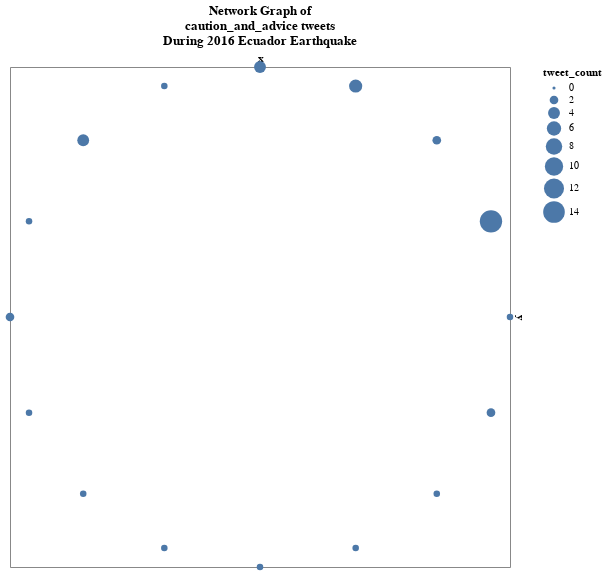
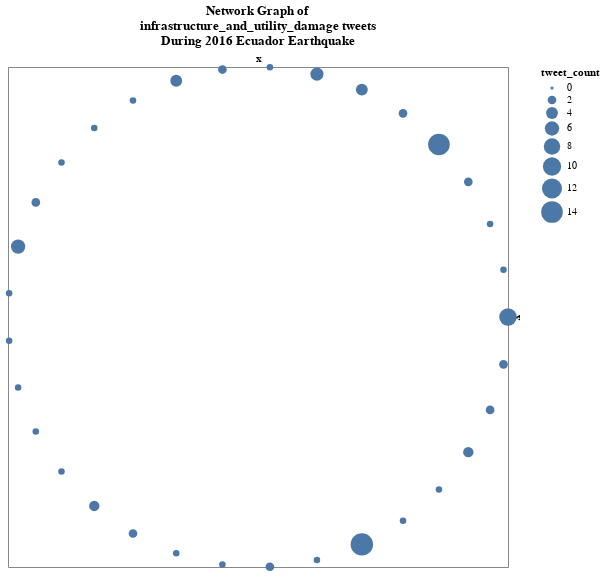
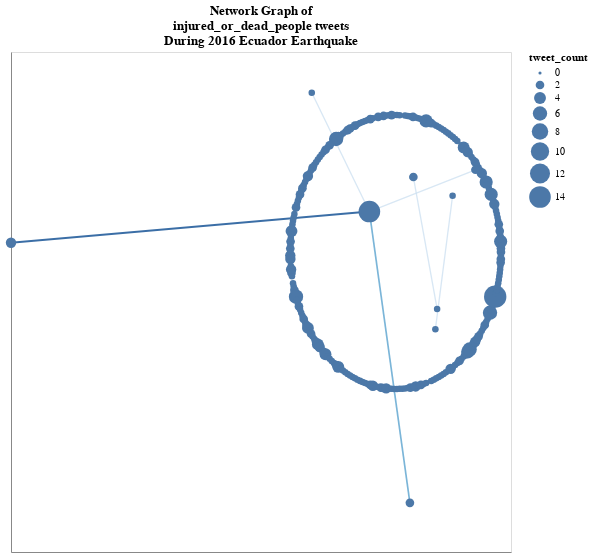
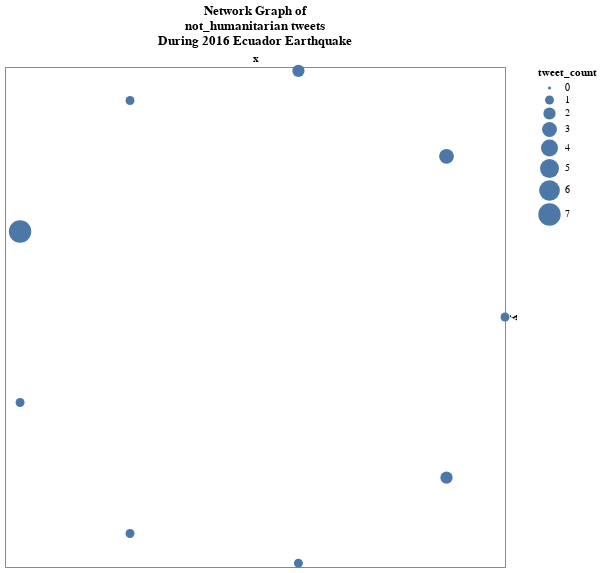

Notebook cell for these charts, in order:
### Code cell
draw_network_by_event(df, '2016 Ecuador Earthquake')

### Figure 1 — Vega-Lite specification as saved in the notebook (floating-point values rounded to 4 significant figures)
{"config": {"view": {"continuousWidth": 400, "continuousHeight": 300}}, "layer": [{"data": {"name": "data-d751713988987e9331980363e24189ce"}, "mark": {"type": "line", "opacity": 0.8}, "encoding": {"color": {"type": "quantitative", "field": "weight", "legend": null}, "detail": {"type": "nominal", "field": "edge"}, "size": {"type": "quantitative", "field": "weight", "legend": null, "scale": {"range": [1, 2]}}, "x": {"type": "nominal", "axis": {"grid": false, "labels": false, "ticks": false, "title": ""}, "field": "x"}, "y": {"type": "nominal", "axis": {"grid": false, "labels": false, "ticks": false, "title": ""}, "field": "y"}}}, {"data": {"name": "data-aa0fb941105e1f6afe1dcfe6e4cf2bee"}, "mark": {"type": "circle", "opacity": 1}, "encoding": {"size": {"type": "quantitative", "field": "tweet_count", "legend": {"symbolFillColor": "black", "symbolStrokeWidth": 0}, "scale": {"range": [10, 500]}}, "tooltip": [{"type": "nominal", "field": "label"}, {"type": "quantitative", "field": "tweet_count"}], "x": {"type": "quantitative", "axis": {"grid": false, "labels": false, "ticks": false}, "field": "x"}, "y": {"type": "quantitative", "axis": {"grid": false, "labels": false, "ticks": false}, "field": "y"}}}], "height": 500, "resolve": {"scale": {"size": "independent"}}, "title": ["Network Graph of", "caution_and_advice tweets", "During 2016 Ecuador Earthquake"], "width": 500, "$schema": "https://vega.github.io/schema/vega-lite/v4.8.1.json", "datasets": {"data-d751713988987e9331980363e24189ce": [], "data-aa0fb941105e1f6afe1dcfe6e4cf2bee": [{"rescue_volunteering_or_donation_effort": null, "x": 1.0, "caution_and_advice": 1, "y": 7.409e-11, "injured_or_dead_people": null, "infrastructure_and_utility_damage": null, "tweet_count": 1, "sympathy_and_support": null, "other_relevant_information": null, "label": "twistedblaster"}, {"rescue_volunteering_or_donation_effort": 1, "x": 0.9239, "caution_and_advice": 1, "y": 0.3827, "injured_or_dead_people": 1, "infrastructure_and_utility_damage": 1, "tweet_count": 15, "sympathy_and_support": null, "other_relevant_information": 1, "label": "taniguchibob"}, {"rescue_volunteering_or_donation_effort": 1, "x": 0.7071, "caution_and_advice": 1, "y": 0.7071, "injured_or_dead_people": null, "infrastructure_and_utility_damage": null, "tweet_count": 2, "sympathy_and_support": null, "other_relevant_information": null, "label": "lycan7keops"}, {"rescue_volunteering_or_donation_effort": null, "x": 0.3827, "caution_and_advice": 1, "y": 0.9239, "injured_or_dead_people": 1, "infrastructure_and_utility_damage": null, "tweet_count": 5, "sympathy_and_support": null, "other_relevant_information": null, "label": "obliviatedani"}, {"rescue_volunteering_or_donation_effort": null, "x": -1.644e-08, "caution_and_advice": 1, "y": 1.0, "injured_or_dead_people": null, "infrastructure_and_utility_damage": null, "tweet_count": 4, "sympathy_and_support": 1, "other_relevant_information": null, "label": "MinHyoHae"}, {"rescue_volunteering_or_donation_effort": null, "x": -0.3827, "caution_and_advice": 1, "y": 0.9239, "injured_or_dead_people": null, "infrastructure_and_utility_damage": null, "tweet_count": 1, "sympathy_and_support": null, "other_relevant_information": null, "label": "marlonfgj"}, {"rescue_volunteering_or_donation_effort": null, "x": -0.7071, "caution_and_advice": 1, "y": 0.7071, "injured_or_dead_people": 1, "infrastructure_and_utility_damage": null, "tweet_count": 4, "sympathy_and_support": null, "other_relevant_information": null, "label": "themes_forest"}, {"rescue_volunteering_or_donation_effort": null, "x": -0.9239, "caution_and_advice": 1, "y": 0.3827, "injured_or_dead_people": null, "infrastructure_and_utility_damage": null, "tweet_count": 1, "sympathy_and_support": null, "other_relevant_information": null, "label": "jacobomoreno"}, {"rescue_volunteering_or_donation_effort": null, "x": -1.0, "caution_and_advice": 1, "y": -4.003e-08, "injured_or_dead_people": null, "infrastructure_and_utility_damage": null, "tweet_count": 2, "sympathy_and_support": null, "other_relevant_information": null, "label": "ColombiaTweets0"}, {"rescue_volunteering_or_donation_effort": null, "x": -0.9239, "caution_and_advice": 1, "y": -0.3827, "injured_or_dead_people": null, "infrastructure_and_utility_damage": null, "tweet_count": 1, "sympathy_and_support": null, "other_relevant_information": null, "label": "mariadlpilarag"}, {"rescue_volunteering_or_donation_effort": null, "x": -0.7071, "caution_and_advice": 1, "y": -0.7071, "injured_or_dead_people": null, "infrastructure_and_utility_damage": null, "tweet_count": 1, "sympathy_and_support": null, "other_relevant_information": null, "label": "MishelleA_"}, {"rescue_volunteering_or_donation_effort": null, "x": -0.3827, "caution_and_advice": 1, "y": -0.9239, "injured_or_dead_people": null, "infrastructure_and_utility_damage": null, "tweet_count": 1, "sympathy_and_support": null, "other_relevant_information": null, "label": "Enigmayleyenda"}, {"rescue_volunteering_or_donation_effort": null, "x": 3.109e-09, "caution_and_advice": 1, "y": -1.0, "injured_or_dead_people": null, "infrastructure_and_utility_damage": null, "tweet_count": 1, "sympathy_and_support": null, "other_relevant_information": null, "label": "CanadaEcuador"}, {"rescue_volunteering_or_donation_effort": null, "x": 0.3827, "caution_and_advice": 1, "y": -0.9239, "injured_or_dead_people": null, "infrastructure_and_utility_damage": null, "tweet_count": 1, "sympathy_and_support": null, "other_relevant_information": null, "label": "AlienWithin"}, {"rescue_volunteering_or_donation_effort": null, "x": 0.7071, "caution_and_advice": 1, "y": -0.7071, "injured_or_dead_people": null, "infrastructure_and_utility_damage": null, "tweet_count": 1, "sympathy_and_support": null, "other_relevant_information": null, "label": "aubree_jade"}, {"rescue_volunteering_or_donation_effort": null, "x": 0.9239, "caution_and_advice": 1, "y": -0.3827, "injured_or_dead_people": 1, "infrastructure_and_utility_damage": null, "tweet_count": 2, "sympathy_and_support": null, "other_relevant_information": null, "label": "Dolomiteking"}]}}

### Figure 2 — Vega-Lite specification as saved in the notebook (floating-point values rounded to 4 significant figures)
{"config": {"view": {"continuousWidth": 400, "continuousHeight": 300}}, "layer": [{"data": {"name": "data-d751713988987e9331980363e24189ce"}, "mark": {"type": "line", "opacity": 0.8}, "encoding": {"color": {"type": "quantitative", "field": "weight", "legend": null}, "detail": {"type": "nominal", "field": "edge"}, "size": {"type": "quantitative", "field": "weight", "legend": null, "scale": {"range": [1, 2]}}, "x": {"type": "nominal", "axis": {"grid": false, "labels": false, "ticks": false, "title": ""}, "field": "x"}, "y": {"type": "nominal", "axis": {"grid": false, "labels": false, "ticks": false, "title": ""}, "field": "y"}}}, {"data": {"name": "data-daea634c0e38f6d5c1271c2fc82eeb31"}, "mark": {"type": "circle", "opacity": 1}, "encoding": {"size": {"type": "quantitative", "field": "tweet_count", "legend": {"symbolFillColor": "black", "symbolStrokeWidth": 0}, "scale": {"range": [10, 500]}}, "tooltip": [{"type": "nominal", "field": "label"}, {"type": "quantitative", "field": "tweet_count"}], "x": {"type": "quantitative", "axis": {"grid": false, "labels": false, "ticks": false}, "field": "x"}, "y": {"type": "quantitative", "axis": {"grid": false, "labels": false, "ticks": false}, "field": "y"}}}], "height": 500, "resolve": {"scale": {"size": "independent"}}, "title": ["Network Graph of", "infrastructure_and_utility_damage tweets", "During 2016 Ecuador Earthquake"], "width": 500, "$schema": "https://vega.github.io/schema/vega-lite/v4.8.1.json", "datasets": {"data-d751713988987e9331980363e24189ce": [], "data-daea634c0e38f6d5c1271c2fc82eeb31": [{"rescue_volunteering_or_donation_effort": 1, "x": 1.0, "caution_and_advice": null, "y": 2.938e-09, "not_humanitarian": null, "infrastructure_and_utility_damage": 1, "injured_or_dead_people": null, "tweet_count": 9, "sympathy_and_support": null, "other_relevant_information": null, "label": "GreenMonkeyFarm"}, {"rescue_volunteering_or_donation_effort": null, "x": 0.9819, "caution_and_advice": null, "y": 0.1893, "not_humanitarian": null, "infrastructure_and_utility_damage": 1, "injured_or_dead_people": null, "tweet_count": 1, "sympathy_and_support": null, "other_relevant_information": null, "label": "dwatchnews_laca"}, {"rescue_volunteering_or_donation_effort": null, "x": 0.9284, "caution_and_advice": null, "y": 0.3717, "not_humanitarian": null, "infrastructure_and_utility_damage": 1, "injured_or_dead_people": null, "tweet_count": 1, "sympathy_and_support": null, "other_relevant_information": null, "label": "kimy_00"}, {"rescue_volunteering_or_donation_effort": null, "x": 0.8413, "caution_and_advice": null, "y": 0.5406, "not_humanitarian": null, "infrastructure_and_utility_damage": 1, "injured_or_dead_people": 1, "tweet_count": 2, "sympathy_and_support": null, "other_relevant_information": null, "label": "RobertGallegosJ"}, {"rescue_volunteering_or_donation_effort": 1, "x": 0.7237, "caution_and_advice": null, "y": 0.6901, "not_humanitarian": null, "infrastructure_and_utility_damage": 1, "injured_or_dead_people": 1, "tweet_count": 14, "sympathy_and_support": 1, "other_relevant_information": 1, "label": "telesurenglish"}, {"rescue_volunteering_or_donation_effort": null, "x": 0.5801, "caution_and_advice": null, "y": 0.8146, "not_humanitarian": null, "infrastructure_and_utility_damage": 1, "injured_or_dead_people": 1, "tweet_count": 2, "sympathy_and_support": null, "other_relevant_information": null, "label": "dirtsaanerol"}, {"rescue_volunteering_or_donation_effort": 1, "x": 0.4154, "caution_and_advice": null, "y": 0.9096, "not_humanitarian": null, "infrastructure_and_utility_damage": 1, "injured_or_dead_people": 1, "tweet_count": 4, "sympathy_and_support": null, "other_relevant_information": null, "label": "jpgh89"}, {"rescue_volunteering_or_donation_effort": 1, "x": 0.2358, "caution_and_advice": null, "y": 0.9718, "not_humanitarian": null, "infrastructure_and_utility_damage": 1, "injured_or_dead_people": 1, "tweet_count": 5, "sympathy_and_support": null, "other_relevant_information": null, "label": "AndresOchoaT"}, {"rescue_volunteering_or_donation_effort": null, "x": 0.04758, "caution_and_advice": null, "y": 0.9989, "not_humanitarian": null, "infrastructure_and_utility_damage": 1, "injured_or_dead_people": null, "tweet_count": 1, "sympathy_and_support": null, "other_relevant_information": null, "label": "toxicelcerdito"}, {"rescue_volunteering_or_donation_effort": null, "x": -0.1423, "caution_and_advice": null, "y": 0.9898, "not_humanitarian": null, "infrastructure_and_utility_damage": 1, "injured_or_dead_people": null, "tweet_count": 2, "sympathy_and_support": null, "other_relevant_information": null, "label": "michelaineleon"}, {"rescue_volunteering_or_donation_effort": null, "x": -0.3271, "caution_and_advice": null, "y": 0.945, "not_humanitarian": null, "infrastructure_and_utility_damage": 1, "injured_or_dead_people": 1, "tweet_count": 4, "sympathy_and_support": null, "other_relevant_information": null, "label": "22FOURCOM"}, {"rescue_volunteering_or_donation_effort": null, "x": -0.5, "caution_and_advice": null, "y": 0.866, "not_humanitarian": null, "infrastructure_and_utility_damage": 1, "injured_or_dead_people": null, "tweet_count": 1, "sympathy_and_support": null, "other_relevant_information": null, "label": "CristalDiplan"}, {"rescue_volunteering_or_donation_effort": null, "x": -0.6549, "caution_and_advice": null, "y": 0.7557, "not_humanitarian": null, "infrastructure_and_utility_damage": 1, "injured_or_dead_people": null, "tweet_count": 1, "sympathy_and_support": null, "other_relevant_information": null, "label": "ChristianLDU97"}, {"rescue_volunteering_or_donation_effort": null, "x": -0.7861, "caution_and_advice": null, "y": 0.6182, "not_humanitarian": null, "infrastructure_and_utility_damage": 1, "injured_or_dead_people": null, "tweet_count": 1, "sympathy_and_support": null, "other_relevant_information": null, "label": "lightmelodyUni"}, {"rescue_volunteering_or_donation_effort": null, "x": -0.8888, "caution_and_advice": null, "y": 0.4582, "not_humanitarian": 1, "infrastructure_and_utility_damage": 1, "injured_or_dead_people": null, "tweet_count": 2, "sympathy_and_support": null, "other_relevant_information": null, "label": "sanfranciscobn"}, {"rescue_volunteering_or_donation_effort": 1, "x": -0.9595, "caution_and_advice": null, "y": 0.2817, "not_humanitarian": null, "infrastructure_and_utility_damage": 1, "injured_or_dead_people": 1, "tweet_count": 6, "sympathy_and_support": 1, "other_relevant_information": null, "label": "JABH44"}, {"rescue_volunteering_or_donation_effort": null, "x": -0.9955, "caution_and_advice": null, "y": 0.09506, "not_humanitarian": null, "infrastructure_and_utility_damage": 1, "injured_or_dead_people": null, "tweet_count": 1, "sympathy_and_support": null, "other_relevant_information": null, "label": "AnadoluDKME"}, {"rescue_volunteering_or_donation_effort": null, "x": -0.9955, "caution_and_advice": null, "y": -0.09506, "not_humanitarian": null, "infrastructure_and_utility_damage": 1, "injured_or_dead_people": null, "tweet_count": 1, "sympathy_and_support": null, "other_relevant_information": null, "label": "AnillaManrique"}, {"rescue_volunteering_or_donation_effort": null, "x": -0.9595, "caution_and_advice": null, "y": -0.2817, "not_humanitarian": null, "infrastructure_and_utility_damage": 1, "injured_or_dead_people": null, "tweet_count": 1, "sympathy_and_support": null, "other_relevant_information": null, "label": "minaytip"}, {"rescue_volunteering_or_donation_effort": null, "x": -0.8888, "caution_and_advice": null, "y": -0.4582, "not_humanitarian": null, "infrastructure_and_utility_damage": 1, "injured_or_dead_people": null, "tweet_count": 1, "sympathy_and_support": null, "other_relevant_information": null, "label": "foodiewinoSF"}, {"rescue_volunteering_or_donation_effort": null, "x": -0.7861, "caution_and_advice": null, "y": -0.6182, "not_humanitarian": null, "infrastructure_and_utility_damage": 1, "injured_or_dead_people": null, "tweet_count": 1, "sympathy_and_support": null, "other_relevant_information": null, "label": "TelematicsBlog0"}, {"rescue_volunteering_or_donation_effort": 1, "x": -0.6549, "caution_and_advice": null, "y": -0.7557, "not_humanitarian": null, "infrastructure_and_utility_damage": 1, "injured_or_dead_people": 1, "tweet_count": 3, "sympathy_and_support": null, "other_relevant_information": null, "label": "FollowCN360"}, {"rescue_volunteering_or_donation_effort": null, "x": -0.5, "caution_and_advice": null, "y": -0.866, "not_humanitarian": null, "infrastructure_and_utility_damage": 1, "injured_or_dead_people": 1, "tweet_count": 2, "sympathy_and_support": null, "other_relevant_information": null, "label": "drjunaid_iqbal"}, {"rescue_volunteering_or_donation_effort": null, "x": -0.3271, "caution_and_advice": null, "y": -0.945, "not_humanitarian": null, "infrastructure_and_utility_damage": 1, "injured_or_dead_people": null, "tweet_count": 1, "sympathy_and_support": null, "other_relevant_information": null, "label": "PattyJCR"}, {"rescue_volunteering_or_donation_effort": null, "x": -0.1423, "caution_and_advice": null, "y": -0.9898, "not_humanitarian": null, "infrastructure_and_utility_damage": 1, "injured_or_dead_people": null, "tweet_count": 1, "sympathy_and_support": null, "other_relevant_information": null, "label": "DorisGordonN"}, {"rescue_volunteering_or_donation_effort": null, "x": 0.04758, "caution_and_advice": null, "y": -0.9989, "not_humanitarian": null, "infrastructure_and_utility_damage": 1, "injured_or_dead_people": null, "tweet_count": 2, "sympathy_and_support": 1, "other_relevant_information": null, "label": "Garciaulerio"}, {"rescue_volunteering_or_donation_effort": null, "x": 0.2358, "caution_and_advice": null, "y": -0.9718, "not_humanitarian": null, "infrastructure_and_utility_damage": 1, "injured_or_dead_people": null, "tweet_count": 1, "sympathy_and_support": null, "other_relevant_information": null, "label": "LostInWonderInd"}, {"rescue_volunteering_or_donation_effort": 1, "x": 0.4154, "caution_and_advice": 1, "y": -0.9096, "not_humanitarian": null, "infrastructure_and_utility_damage": 1, "injured_or_dead_people": 1, "tweet_count": 15, "sympathy_and_support": null, "other_relevant_information": 1, "label": "taniguchibob"}, {"rescue_volunteering_or_donation_effort": null, "x": 0.5801, "caution_and_advice": null, "y": -0.8146, "not_humanitarian": null, "infrastructure_and_utility_damage": 1, "injured_or_dead_people": null, "tweet_count": 1, "sympathy_and_support": null, "other_relevant_information": null, "label": "ejlarosa"}, {"rescue_volunteering_or_donation_effort": null, "x": 0.7237, "caution_and_advice": null, "y": -0.6901, "not_humanitarian": null, "infrastructure_and_utility_damage": 1, "injured_or_dead_people": null, "tweet_count": 1, "sympathy_and_support": null, "other_relevant_information": null, "label": "1961Et"}, {"rescue_volunteering_or_donation_effort": null, "x": 0.8413, "caution_and_advice": null, "y": -0.5406, "not_humanitarian": 1, "infrastructure_and_utility_damage": 1, "injured_or_dead_people": null, "tweet_count": 3, "sympathy_and_support": null, "other_relevant_information": 1, "label": "zeroLATliving"}, {"rescue_volunteering_or_donation_effort": null, "x": 0.9284, "caution_and_advice": null, "y": -0.3717, "not_humanitarian": null, "infrastructure_and_utility_damage": 1, "injured_or_dead_people": null, "tweet_count": 2, "sympathy_and_support": null, "other_relevant_information": null, "label": "JnicaV"}, {"rescue_volunteering_or_donation_effort": null, "x": 0.9819, "caution_and_advice": null, "y": -0.1893, "not_humanitarian": null, "infrastructure_and_utility_damage": 1, "injured_or_dead_people": null, "tweet_count": 2, "sympathy_and_support": null, "other_relevant_information": null, "label": "MaglanCapital"}]}}

### Figure 3 — Vega-Lite specification as saved in the notebook (floating-point values rounded to 4 significant figures; data arrays with more than 128 entries replaced by an {"elided": "..."} marker saying what was removed)
{"config": {"view": {"continuousWidth": 400, "continuousHeight": 300}}, "layer": [{"data": {"name": "data-a63dc6e06802a79848e5adb41ce2fc8e"}, "mark": {"type": "line", "opacity": 0.8}, "encoding": {"color": {"type": "quantitative", "field": "weight", "legend": null}, "detail": {"type": "quantitative", "field": "edge"}, "size": {"type": "quantitative", "field": "weight", "legend": null, "scale": {"range": [1, 2]}}, "x": {"type": "quantitative", "axis": {"grid": false, "labels": false, "ticks": false, "title": ""}, "field": "x"}, "y": {"type": "quantitative", "axis": {"grid": false, "labels": false, "ticks": false, "title": ""}, "field": "y"}}}, {"data": {"name": "data-ccc6cee68e73623acf1586a7467f2304"}, "mark": {"type": "circle", "opacity": 1}, "encoding": {"size": {"type": "quantitative", "field": "tweet_count", "legend": {"symbolFillColor": "black", "symbolStrokeWidth": 0}, "scale": {"range": [10, 500]}}, "tooltip": [{"type": "nominal", "field": "label"}, {"type": "quantitative", "field": "tweet_count"}], "x": {"type": "quantitative", "axis": {"grid": false, "labels": false, "ticks": false}, "field": "x"}, "y": {"type": "quantitative", "axis": {"grid": false, "labels": false, "ticks": false}, "field": "y"}}}], "height": 500, "resolve": {"scale": {"size": "independent"}}, "title": ["Network Graph of", "injured_or_dead_people tweets", "During 2016 Ecuador Earthquake"], "width": 500, "$schema": "https://vega.github.io/schema/vega-lite/v4.8.1.json", "datasets": {"data-a63dc6e06802a79848e5adb41ce2fc8e": [{"x": 0.1482, "y": 0.1125, "source": "RehamKhan1", "with_labels": true, "weight": 1, "target": "Valkyrie10_01", "edge": 0, "pair": ["RehamKhan1", "Valkyrie10_01"]}, {"x": 0.1034, "y": -0.1547, "source": "RehamKhan1", "with_labels": true, "weight": 1, "target": "Valkyrie10_01", "edge": 0, "pair": ["RehamKhan1", "Valkyrie10_01"]}, {"x": 0.04617, "y": 0.15, "source": "YahooNews", "with_labels": true, "weight": 1, "target": "Jekismr", "edge": 1, "pair": ["YahooNews", "Jekismr"]}, {"x": 0.1079, "y": -0.1139, "source": "YahooNews", "with_labels": true, "weight": 1, "target": "Jekismr", "edge": 1, "pair": ["YahooNews", "Jekismr"]}, {"x": -0.06818, "y": 0.08094, "source": "telesurenglish", "with_labels": true, "weight": 2, "target": "juan_arias53", "edge": 2, "pair": ["telesurenglish", "juan_arias53"]}, {"x": 0.03714, "y": -0.5017, "source": "telesurenglish", "with_labels": true, "weight": 2, "target": "juan_arias53", "edge": 2, "pair": ["telesurenglish", "juan_arias53"]}, {"x": -0.06818, "y": 0.08094, "source": "telesurenglish", "with_labels": true, "weight": 3, "target": "och_am", "edge": 3, "pair": ["telesurenglish", "och_am"]}, {"x": -1.0, "y": 0.01856, "source": "telesurenglish", "with_labels": true, "weight": 3, "target": "och_am", "edge": 3, "pair": ["telesurenglish", "och_am"]}, {"x": -0.06818, "y": 0.08094, "source": "telesurenglish", "with_labels": true, "weight": 1, "target": "MJalonschi", "edge": 4, "pair": ["telesurenglish", "MJalonschi"]}, {"x": 0.2075, "y": 0.1644, "source": "telesurenglish", "with_labels": true, "weight": 1, "target": "MJalonschi", "edge": 4, "pair": ["telesurenglish", "MJalonschi"]}, {"x": -0.06818, "y": 0.08094, "source": "telesurenglish", "with_labels": true, "weight": 1, "target": "wjalcocerpulupa", "edge": 5, "pair": ["telesurenglish", "wjalcocerpulupa"]}, {"x": -0.218, "y": 0.3184, "source": "telesurenglish", "with_labels": true, "weight": 1, "target": "wjalcocerpulupa", "edge": 5, "pair": ["telesurenglish", "wjalcocerpulupa"]}], "data-ccc6cee68e73623acf1586a7467f2304": {"elided": "246 records"}}}

### Figure 4 — Vega-Lite specification as saved in the notebook (floating-point values rounded to 4 significant figures)
{"config": {"view": {"continuousWidth": 400, "continuousHeight": 300}}, "layer": [{"data": {"name": "data-d751713988987e9331980363e24189ce"}, "mark": {"type": "line", "opacity": 0.8}, "encoding": {"color": {"type": "quantitative", "field": "weight", "legend": null}, "detail": {"type": "nominal", "field": "edge"}, "size": {"type": "quantitative", "field": "weight", "legend": null, "scale": {"range": [1, 2]}}, "x": {"type": "nominal", "axis": {"grid": false, "labels": false, "ticks": false, "title": ""}, "field": "x"}, "y": {"type": "nominal", "axis": {"grid": false, "labels": false, "ticks": false, "title": ""}, "field": "y"}}}, {"data": {"name": "data-e45646249e704ff4b5406498db6f8f21"}, "mark": {"type": "circle", "opacity": 1}, "encoding": {"size": {"type": "quantitative", "field": "tweet_count", "legend": {"symbolFillColor": "black", "symbolStrokeWidth": 0}, "scale": {"range": [10, 500]}}, "tooltip": [{"type": "nominal", "field": "label"}, {"type": "quantitative", "field": "tweet_count"}], "x": {"type": "quantitative", "axis": {"grid": false, "labels": false, "ticks": false}, "field": "x"}, "y": {"type": "quantitative", "axis": {"grid": false, "labels": false, "ticks": false}, "field": "y"}}}], "height": 500, "resolve": {"scale": {"size": "independent"}}, "title": ["Network Graph of", "not_humanitarian tweets", "During 2016 Ecuador Earthquake"], "width": 500, "$schema": "https://vega.github.io/schema/vega-lite/v4.8.1.json", "datasets": {"data-d751713988987e9331980363e24189ce": [], "data-e45646249e704ff4b5406498db6f8f21": [{"x": 1.0, "y": -3.571e-09, "not_humanitarian": 1, "infrastructure_and_utility_damage": null, "tweet_count": 1, "sympathy_and_support": null, "other_relevant_information": null, "label": "enzopvm"}, {"x": 0.766, "y": 0.6428, "not_humanitarian": 1, "infrastructure_and_utility_damage": 1, "tweet_count": 3, "sympathy_and_support": null, "other_relevant_information": 1, "label": "zeroLATliving"}, {"x": 0.1736, "y": 0.9848, "not_humanitarian": 1, "infrastructure_and_utility_damage": null, "tweet_count": 2, "sympathy_and_support": null, "other_relevant_information": null, "label": "KQEDnews"}, {"x": -0.5, "y": 0.866, "not_humanitarian": 1, "infrastructure_and_utility_damage": null, "tweet_count": 1, "sympathy_and_support": null, "other_relevant_information": null, "label": "ValueBilbao"}, {"x": -0.9397, "y": 0.342, "not_humanitarian": 1, "infrastructure_and_utility_damage": null, "tweet_count": 7, "sympathy_and_support": 1, "other_relevant_information": null, "label": "ecuadormycountr"}, {"x": -0.9397, "y": -0.342, "not_humanitarian": 1, "infrastructure_and_utility_damage": null, "tweet_count": 1, "sympathy_and_support": null, "other_relevant_information": null, "label": "shmidruti"}, {"x": -0.5, "y": -0.866, "not_humanitarian": 1, "infrastructure_and_utility_damage": null, "tweet_count": 1, "sympathy_and_support": null, "other_relevant_information": null, "label": "capeipi_ec"}, {"x": 0.1736, "y": -0.9848, "not_humanitarian": 1, "infrastructure_and_utility_damage": null, "tweet_count": 1, "sympathy_and_support": null, "other_relevant_information": null, "label": "fruitebat"}, {"x": 0.766, "y": -0.6428, "not_humanitarian": 1, "infrastructure_and_utility_damage": 1, "tweet_count": 2, "sympathy_and_support": null, "other_relevant_information": null, "label": "sanfranciscobn"}]}}
